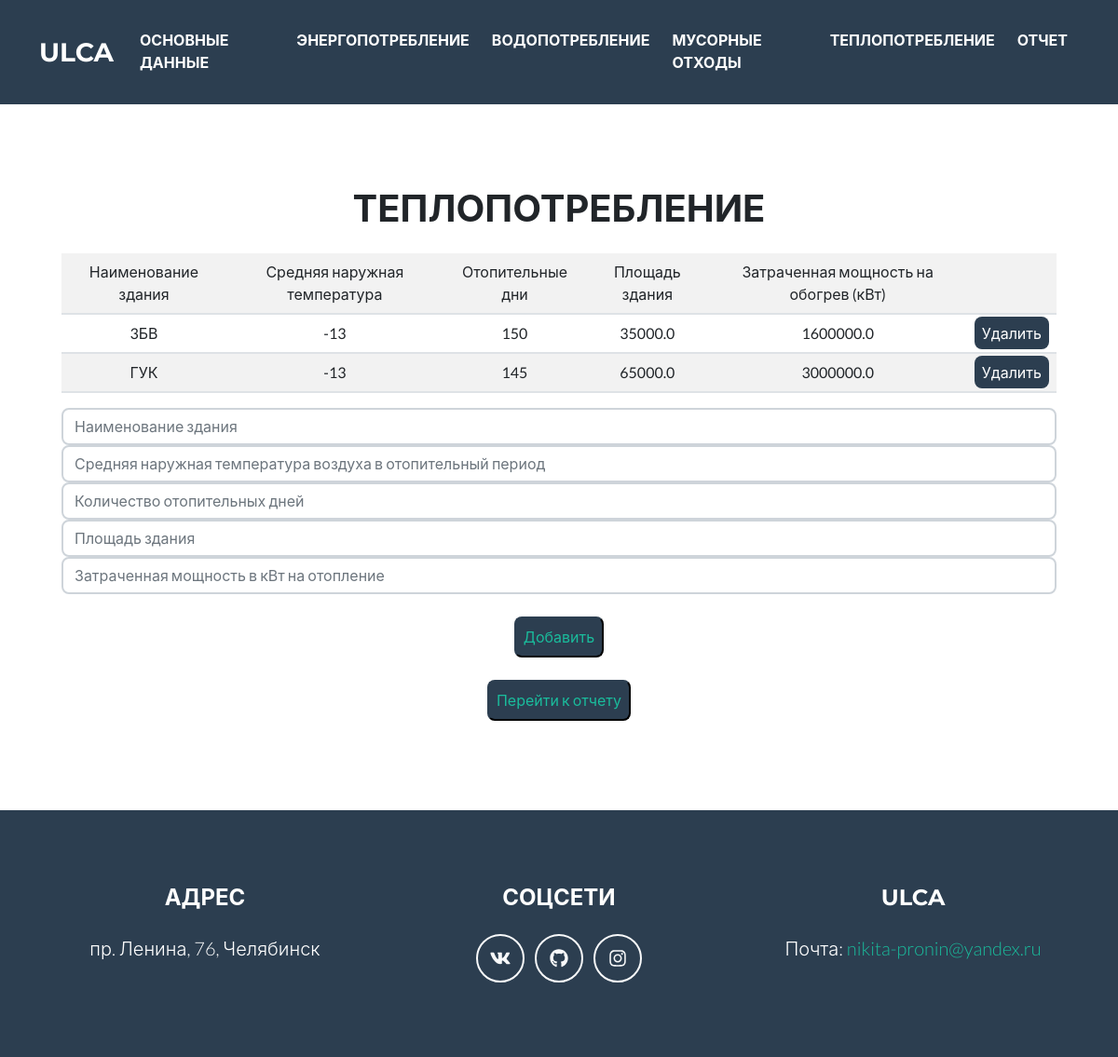
Screenshot of /teplo with the database file from the repository.
### app.py (models this page shows, shortened)
class Heat(db.Model):
    id = db.Column(db.Integer, primary_key=True)
    heat_name = db.Column(db.String(200))
    delta_heat = db.Column(db.Integer)
    heat_days = db.Column(db.Integer)
    heat_square = db.Column(db.Float)
    heat_power = db.Column(db.Float)
    otchet = db.relationship('Otchet', back_populates="heat")

### app.py (the view)
@app.route('/teplo', methods=['POST', 'GET'])
def teplo():
    if request.method == "POST":
        heat_name = request.form['heat_name']
        delta_heat = request.form['delta_heat']
        heat_days = request.form['heat_days']
        heat_square = request.form['heat_square']
        heat_power = request.form['heat_power']
        heat = Heat(delta_heat=delta_heat,
                    heat_days=heat_days, heat_name=heat_name,
                    heat_square=heat_square, heat_power=heat_power)
        try:
            db.session.add(heat)
            db.session.commit()
            return redirect('/teplo')
        except:
            return "Данные внесены не верно"
    else:
        basic = db.session.query(Basic_data.id).all()
        energy = db.session.query(Energy.id).all()
        trash = db.session.query(Trash.id).all()
        water = db.session.query(Water.id).all()
        heat = Heat.query.order_by(Heat.id.desc()).all()
        return render_template('teplo.html', heat=heat, basic=basic,
                               energy=energy, trash=trash, water=water)

### templates/teplo.html (shortened to what this page needs)
{% import  "bootstrap/wtf.html" as wtf %}
{% extends 'bootstrap/base.html' %}
{% block head %}
<link href="static/css/styles.css" rel="stylesheet" />
{% endblock %}
{% block body %}
<nav class="navbar navbar-expand-xl bg-secondary text-uppercase fixed-top" id="mainNav">
	<div class="container">
		<a class="navbar-brand" href='/index'>ULCA</a>
		<div class="collapse navbar-collapse" id="collapsibleNavbar">
			<ul class="navbar-nav mx-auto ">
				<li class="nav-item mx-0 mx-lg-1"><a class="nav-link py-2 px-0 px-lg-2 rounded" href="/basic_data">основные данные</a></li>
				<li class="nav-item mx-0 mx-lg-1"><a class="nav-link py-2 px-0 px-lg-2 rounded" href="/energy">энергопотребление</a></li>
				<li class="nav-item mx-0 mx-lg-1"><a class="nav-link py-2 px-0 px-lg-2 rounded" href="/water">водопотребление</a></li>
				<li class="nav-item mx-0 mx-lg-1"><a class="nav-link py-2 px-0 px-lg-2 rounded" href="/trash">мусорные отходы</a></li>
				<li class="nav-item mx-0 mx-lg-1"><a class="nav-link py-2 px-0 px-lg-2 rounded" href="/teplo">теплопотребление</a></li>
				{% if ((heat|length >= 1) and (basic|length >= 1) and (trash|length >= 1) and (water|length >= 1) and (energy|length >= 1)) %}
						<li class="nav-item mx-0 mx-lg-1"><a class="nav-link py-2 px-0 px-lg-2 rounded" href="/calculate">отчет</a></li>
				{% endif %}		</ul>
		</div>
	</div>
</nav>
<header class="masthead  text-center">
	<div class="container d-flex  flex-column">
		<p class="h1  text-uppercase mb-0">теплопотребление</p>
		<br>
		<div class="container">
			<div class="container">
				<div class="content">
					{% if heat|length < 1 %}
					<h4 style="text-align: center">Сведения еще не добавлены</h4>
					{% else %}
							<div class="table-responsive">
					<table class="table table-striped">
						<tr class="align-middle">
							<td align="center">Наименование здания</td>
							<td align="center">Средняя наружная температура</td>
							<td align="center">Отопительные дни</td>
							<td align="center">Площадь здания</td>
							<td align="center">Затраченная мощность на обогрев (кВт)</td>
							<td align="center"></td>
						</tr>
						{% for he in heat %}
						<tr>
							<td align="center">{{ he.heat_name }} </td>
							<td align="center">{{ he.delta_heat }} </td>
							<td align="center">{{ he.heat_days }} </td>
							<td align="center">{{ he.heat_square}} </td>
							<td align="center">{{ he.heat_power}} </td>
							<td align="center"><a class="mx-0 btn-secondary py-2 px-0 px-lg-2 rounded text-decoration-none" href="/teplo/delete/{{he.id}}">Удалить</a></td>
						</tr>
						{% endfor %}
					</table>
							</div>
					{% endif %}
					<form method="post" class="form ">
						<input type="text" name="heat_name" id="heat_name" class="form-control" required  placeholder="Наименование здания">
						<input type="number" name="delta_heat" id="delta_heat" class="form-control" required  placeholder="Средняя наружная температура воздуха в отопительный период">
						<input type="number" name="heat_days" id="heat_days" class="form-control"  required placeholder="Количество отопительных дней">
						<input type="number" name="heat_square" id="heat_square" class="form-control" required  placeholder="Площадь здания">
						<input type="number" name="heat_power" id="heat_power" class="form-control" required  placeholder="Затраченная мощность в кВт на отопление">
						<br>
						<input type="submit" class="mx-auto nav-link py-2 px-0 px-lg-2 rounded btn-secondary" value="Добавить">
					</form>
					<br>
					{% if ((heat|length >= 1) and (basic|length >= 1) and (trash|length >= 1) and (water|length >= 1) and (energy|length >= 1)) %}
						<button class="mx-auto nav-link py-2 px-0 px-lg-2 rounded btn-secondary"><a class="text-decoration-none" href="/calculate">Перейти к отчету</a> </button>
					{% else %}
					<div class="p5">Для того, чтобы перейти к отчету, заполните все формы.</div>
					{% endif %}
				</div>
			</div>
		</div>
	</div>
</header>
<footer class="footer text-center">
	<div class="container">
		<div class="row">
			<div class="col-lg-4 mb-5 mb-lg-0">
				<h4 class="text-uppercase mb-4">адрес</h4>
				<p class="lead mb-0">
					пр. Ленина, 76, Челябинск
				</p>
			</div>
			<div class="col-lg-4 mb-5 mb-lg-0">
				<h4 class="text-uppercase mb-4">соцсети</h4>
				<a class="btn btn-outline-light btn-social mx-1" href="https:\\vk.com/hitrij_tatarin"><i class="fab fa-fw fa-vk"></i></a>
				<a class="btn btn-outline-light btn-social mx-1" href="https:\\github.com/burcev60"><i class="fab fa-fw fa-github"></i></a>
				<a class="btn btn-outline-light btn-social mx-1" href="https:\\google.com"><i class="fab fa-fw fa-instagram"></i></a>
			</div>
			<div class="col-lg-4">
				<h4 class="text-uppercase mb-4">ulca</h4>
				<p class="lead mb-0">
					Почта:
					<a href="mailto:nikita-pronin@yandex.ru" class="text-decoration-none"> nikita-pronin@yandex.ru</a>
				</p>
			</div>
		</div>
	</div>
</footer>
{% endblock %}

### rows the page displays
Heat: heat_name "3БВ", delta_heat "-13", heat_days "150", heat_square "35000.0", heat_power "1600000.0"
Heat: heat_name "ГУК", delta_heat "-13", heat_days "145", heat_square "65000.0", heat_power "3000000.0"
